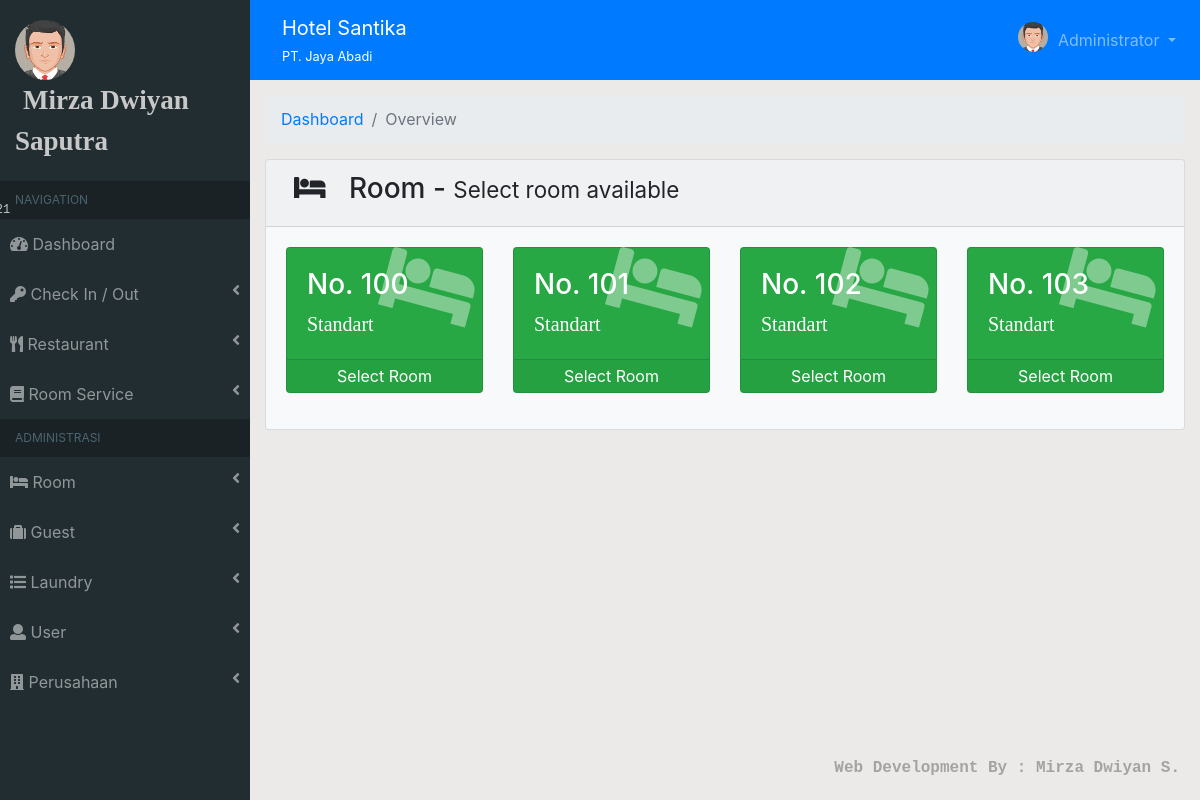
The app's page /?module=chek_in (signed in), older data.
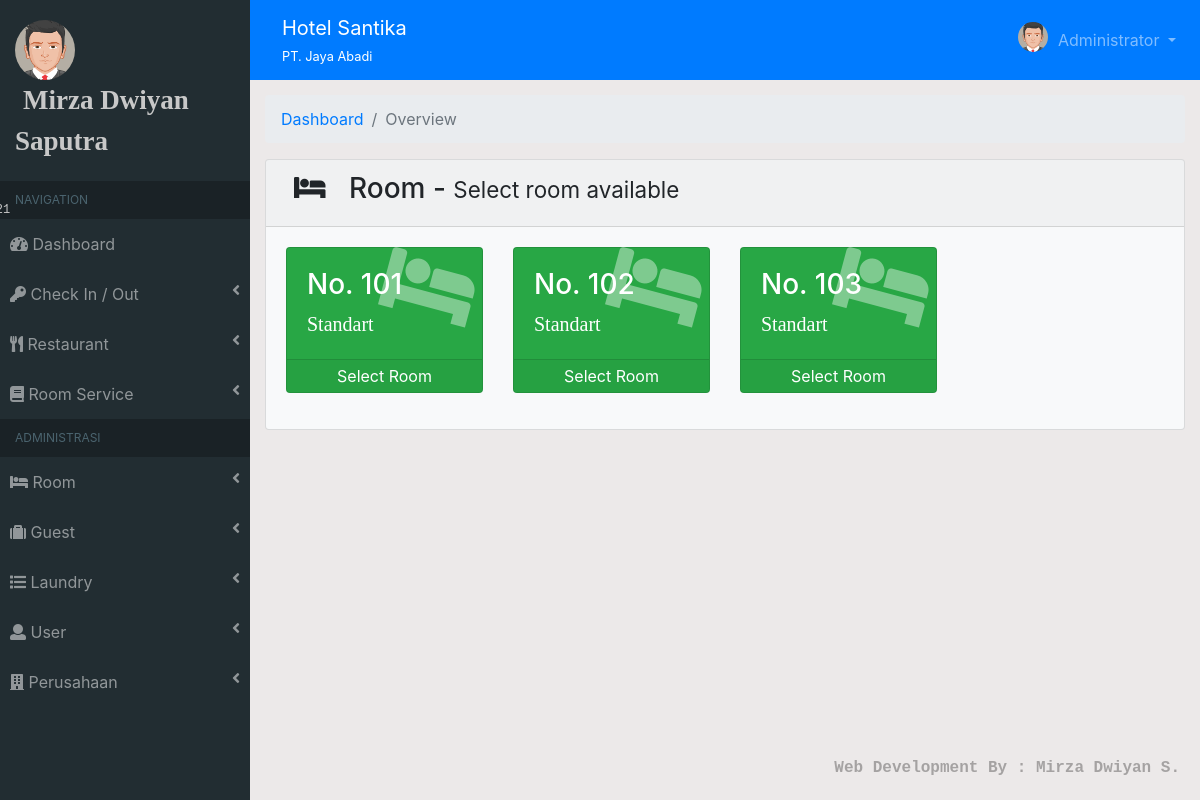
The same page, newer data.
### tables this page shows
CREATE TABLE `user` (
  `id_user` int(11) NOT NULL,
  `nama_user` text NOT NULL,
  `image` varchar(50) NOT NULL,
  `username` varchar(30) NOT NULL,
  `password` varchar(50) NOT NULL,
  `level` varchar(30) NOT NULL,
  `no_telp` varchar(20) NOT NULL,
  `status` varchar(30) NOT NULL
);

CREATE TABLE `perusahaan` (
  `id_perusahaan` int(11) NOT NULL,
  `nama_hotel` text NOT NULL,
  `nama_perusahaan` text NOT NULL,
  `jalan` varchar(50) NOT NULL,
  `no_jalan` varchar(10) NOT NULL,
  `kecamatan` char(100) NOT NULL,
  `kabupaten` char(100) NOT NULL,
  `provinsi` char(100) NOT NULL,
  `no_telp` varchar(20) NOT NULL,
  `no_fax` varchar(20) NOT NULL,
  `website` varchar(100) NOT NULL,
  `email` varchar(100) NOT NULL
);

CREATE TABLE `kamar` (
  `id_kamar` int(11) NOT NULL,
  `no_kamar` varchar(50) NOT NULL,
  `id_tipe_kamar` varchar(11) NOT NULL,
  `max_dewasa` varchar(10) NOT NULL,
  `max_anak` varchar(10) NOT NULL,
  `status` varchar(50) NOT NULL
);

CREATE TABLE `tipe_kamar` (
  `id_tipe_kamar` int(11) NOT NULL,
  `tipe_kamar` text NOT NULL,
  `harga_per_mlm` varchar(50) NOT NULL,
  `harga_per_org` varchar(50) NOT NULL
);

### template/module/chek_in.php (the view)
<?php
    $query = mysqli_query($conn, "SELECT kamar.*, tipe_kamar.* FROM kamar, tipe_kamar WHERE status='tersedia' && tipe_kamar.id_tipe_kamar=kamar.id_tipe_kamar");
?>
<div class="container-fluid">
    <ol class="breadcrumb">
        <li class="breadcrumb-item"><a href="?dashboard">Dashboard</a></li>
        <li class="breadcrumb-item active">Overview</li>
    </ol>
    <div class="card bg-light">
        <div class="card-header"><h3><i class="fas fa-bed pr-3 pl-2"></i> Room - <span class="small">Select room available</span></h3></div>
        <div class="card-body">
            <?php if(mysqli_num_rows($query) > 0){ ?>
            <div class="row">
                <?php foreach($query as $i) : ?>
                <div class="col-sm-3 mb-3">
                    <div class="card bg-success text-white">
                        <div class="card-body">
                            <div class="card-body-icon"><i class="fas fa-bed"></i></div>
                            <div class="mr-5">
                            <h3>No. <?=$i['no_kamar'];?></h3>
                            <span style="font-family: times;font-size: 20px"><?=$i['tipe_kamar'];?></span>
                            </div>
                        </div>
                        <a href="?module=chek_in_add&&id=<?=$i['id_kamar'];?>" class="card-footer text-center text-white clearfix z-1 p-1">Select Room</a>
                    </div>
                </div>
                <?php endforeach; ?>
            </div>
            <?php } else { ?>
                <center><img src="assets/img/empty_cart.jpg" alt=""></center>
            <?php } ?>
        </div>
    </div>
</div>

### index.php (shortened to what this page needs)
<?php
require_once("config/database.php");
if(db_status == "success"){
    if(empty($_SESSION["get"])){
        include "login.php";
    } else {
        include "template/index.php";
    }
} else {
    include "error/index.php";
}

### template/index.php (shortened to what this page needs)
<?php
$user = $_SESSION["user"];
$pass = $_SESSION["pass"];
$data_user = mysqli_query($conn, "SELECT * FROM user WHERE username='$user' && password ='$pass'");
$data_user = mysqli_fetch_array($data_user);
$data_perusahaan = mysqli_query($conn, "SELECT * FROM perusahaan");
$data_perusahaan = mysqli_fetch_array($data_perusahaan);
$tgl = new DateTime("now");
$date = $tgl->format("D, d M Y");
?>
<!DOCTYPE html>
<html>
    <head>
        <?php include "template/header.php";?>
    </head>
    <body style="background: #ece9e9;">
        <?php include "template/sidebar.php";?>
        <?php include "template/navbar.php";?>
        <?php
        if(!empty($_GET['module'])){
          include 'template/module/'.$_GET['module'].'.php';
        }
        else {
            if($data_user['level'] == 'Waiter' | $data_user['level'] == 'Kasir' | $data_user['level'] == 'Admin Resto' | $data_user['level'] == 'Owner'){
                include 'template/module/restaurant/home.php';
            } else {
                include 'template/module/dashboard.php';
            }
        }
        ?>
        <?php include "template/footer.php";?>
    </body>
</html>

### template/header.php (shortened to what this page needs)
<link rel="stylesheet" type="text/css" href="assets/css/bootstrap.min.css">
<link rel="stylesheet" type="text/css" href="assets/css/font-awesome.min.css">
<link rel="stylesheet" type="text/css" href="assets/css/style.css">

### template/sidebar.php (shortened to what this page needs)
<div id="sidebar">
  <div class="sidebar-menu">
    <div class="sidebar-header">
      <img src="assets/img/<?=$data_user['image'];?>" alt="" class="img-circle img-user">
      <marquee><span class="nama-user"><?=$data_user["nama_user"];?></span></marquee>
      <span class="tgl"><?=$date;?></span>
    </div>
    <ul class="sidebar navbar-nav">
      <?php if($data_user['level'] == "Super Admin") :?>
      <li class="header">NAVIGATION</li>
      <li class="nav-item">
        <a href="?module=dashboard" class="nav-link i">
          <i class="fas fa-tachometer-alt"></i>
          <span>Dashboard</span>
        </a>
      </li>
      <li class="nav-item">
        <a href="#chek-in-out" class="nav-link i" data-toggle="collapse">
          <i class="fas fa-key"></i>
          <span>Check In / Out</span>
          <i class="fas fa-angle-left float-right"></i>
        </a>
      </li>
      <li class="nav-item">
        <a href="#resto" class="nav-link i" data-toggle="collapse">
          <i class="fas fa-utensils"></i>
          <span>Restaurant</span>
          <i class="fas fa-angle-left float-right"></i>
        </a>
      </li>
      <li class="nav-item">
        <a href="#room-service" class="nav-link i" data-toggle="collapse">
          <i class="fas fa-book"></i>
          <span>Room Service</span>
          <i class="fas fa-angle-left float-right"></i>
        </a>
      </li>
      <li class="header">ADMINISTRASI</li>
      <li class="nav-item">
        <a href="#kamar" class="nav-link i" data-toggle="collapse">
          <i class="fas fa-bed"></i>
          <span>Room</span>
          <i class="fas fa-angle-left float-right"></i>
        </a>
      </li>
      <li class="nav-item">
        <a href="#tamu" class="nav-link i" data-toggle="collapse">
          <i class="fas fa-suitcase"></i>
          <span>Guest</span>
          <i class="fas fa-angle-left float-right"></i>
        </a>
      </li>
      <li class="nav-item">
        <a href="#laundry" class="nav-link i" data-toggle="collapse">
          <i class="fas fa-list"></i>
          <span>Laundry</span>
          <i class="fas fa-angle-left float-right"></i>
        </a>
      </li>
      <li class="nav-item">
        <a href="#user" class="nav-link i" data-toggle="collapse">
          <i class="fas fa-user"></i>
          <span>User</span>
          <i class="fas fa-angle-left float-right"></i>
        </a>
      </li>
      <li class="nav-item">
        <a href="#perusahaan" class="nav-link i" data-toggle="collapse">
          <i class="fas fa-building"></i>
          <span>Perusahaan</span>
          <i class="fas fa-angle-left float-right"></i>
        </a>
      </li>
      <?php endif;?>
    </ul>
  </div>
<div id="wrapper">

### template/navbar.php (shortened to what this page needs)
<nav class="navbar navbar-expand navbar-dark bg-primary navbar-static-top">
    <div class="navbar-header">
        <a href="" class="navbar-brand nav-link"><?=$data_perusahaan['nama_hotel'];?><div class="small"><small><?=$data_perusahaan['nama_perusahaan'];?></small></div></a>
    </div>
    <ul class="navbar-nav d-inline-block ml-auto">
        <li class="nav-item dropdown">
            <a href="#" class="dropdown-toggle nav-link" id="alertDropdown" role="button" data-toggle="dropdown" aria-haspopup="true" aria-expanded="false">
                <img src="assets/img/<?=$data_user['image'];?>" alt="" class="img-circle img-adm">
                <span>Administrator</span>
            </a>
        </li>
    </ul>
</nav>
<div id="wrapper-content">

### template/footer.php
<div class="footer">
    <span>Web Development By : Mirza Dwiyan S.</span>
</div>

### assets/css/style.css (style rules this page uses)
.img-adm { width: 30px!important; margin-top: -8px; margin-right: 5px; }
.sidebar-header { padding: 20px 15px; }
img.img-circle { border-radius: 50%; }
.sidebar-header .img-user { width: 60px; }
.sidebar-header .nama-user { font-family: serif; font-size: 27px; font-weight: bold; margin-left: 8px; }
.sidebar-header .tgl { position: absolute; font-family: courier new; font-size: 12px; margin-left: -120px; margin-top: 40px; }
.sidebar.navbar-nav .header { color: #4b646f; background: #1a2226; overflow: hidden; text-overflow: clip; white-space: nowrap!important; padding: 10px 25px 10px 15px!important; font-size: 12px; }
#sidebar .sidebar-menu { display: block; position: fixed; background: #222d32; width: 250px; color: rgb(200, 200, 200); height: 100%; overflow-y: scroll; }
#sidebar .sidebar-menu .sidebar.navbar-nav li { padding: 5px 10px; }
#sidebar .sidebar-menu .sidebar.navbar-nav li a { color: rgba(255, 255, 255, .5)!important; }
#sidebar #wrapper { margin-left: 250px; }
#sidebar #wrapper #wrapper-content { padding-top: 15px; }
.card-body-icon { position: absolute; z-index: 0; top: -1.25rem; right: .5rem; opacity: 0.4; font-size: 5rem; -webkit-transform: rotate(15deg); transform: rotate(15deg); transition: all 600ms; }
.footer { position: fixed; bottom: 20px; right: 20px; pointer-events: none; }
.footer span { font-family: courier new; color: rgba(0, 0, 0, .3); font-weight: bold; }

Row changes from the older to the newer data that the page shows:
no longer on this page (row edited): kamar: no_kamar "100", id_tipe_kamar.tipe_kamar "Standart"
